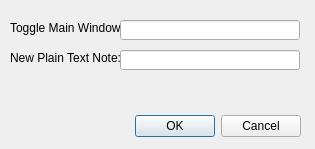
<?xml version="1.0" encoding="UTF-8"?>
<ui version="4.0">
 <class>HotkeySettings</class>
 <widget class="QDialog" name="HotkeySettings">
  <property name="geometry">
   <rect>
    <x>0</x>
    <y>0</y>
    <width>315</width>
    <height>149</height>
   </rect>
  </property>
  <property name="windowTitle">
   <string>HotKeys Setting</string>
  </property>
  <widget class="QDialogButtonBox" name="buttonBox">
   <property name="geometry">
    <rect>
     <x>-40</x>
     <y>110</y>
     <width>341</width>
     <height>32</height>
    </rect>
   </property>
   <property name="orientation">
    <enum>Qt::Horizontal</enum>
   </property>
   <property name="standardButtons">
    <set>QDialogButtonBox::Cancel|QDialogButtonBox::Ok</set>
   </property>
  </widget>
  <widget class="QLineEdit" name="lineEdit">
   <property name="geometry">
    <rect>
     <x>120</x>
     <y>20</y>
     <width>180</width>
     <height>20</height>
    </rect>
   </property>
  </widget>
  <widget class="QLabel" name="label">
   <property name="geometry">
    <rect>
     <x>10</x>
     <y>20</y>
     <width>110</width>
     <height>16</height>
    </rect>
   </property>
   <property name="text">
    <string>Toggle Main Window:</string>
   </property>
   <property name="buddy">
    <cstring>lineEdit</cstring>
   </property>
  </widget>
  <widget class="QLineEdit" name="leNewTextNote">
   <property name="geometry">
    <rect>
     <x>120</x>
     <y>50</y>
     <width>180</width>
     <height>20</height>
    </rect>
   </property>
  </widget>
  <widget class="QLabel" name="label_2">
   <property name="geometry">
    <rect>
     <x>10</x>
     <y>50</y>
     <width>110</width>
     <height>16</height>
    </rect>
   </property>
   <property name="text">
    <string>New Plain Text Note:</string>
   </property>
   <property name="buddy">
    <cstring>leNewTextNote</cstring>
   </property>
  </widget>
 </widget>
 <tabstops>
  <tabstop>lineEdit</tabstop>
  <tabstop>leNewTextNote</tabstop>
  <tabstop>buttonBox</tabstop>
 </tabstops>
 <resources/>
 <connections>
  <connection>
   <sender>buttonBox</sender>
   <signal>accepted()</signal>
   <receiver>HotkeySettings</receiver>
   <slot>accept()</slot>
   <hints>
    <hint type="sourcelabel">
     <x>248</x>
     <y>254</y>
    </hint>
    <hint type="destinationlabel">
     <x>157</x>
     <y>274</y>
    </hint>
   </hints>
  </connection>
  <connection>
   <sender>buttonBox</sender>
   <signal>rejected()</signal>
   <receiver>HotkeySettings</receiver>
   <slot>reject()</slot>
   <hints>
    <hint type="sourcelabel">
     <x>316</x>
     <y>260</y>
    </hint>
    <hint type="destinationlabel">
     <x>286</x>
     <y>274</y>
    </hint>
   </hints>
  </connection>
 </connections>
</ui>
